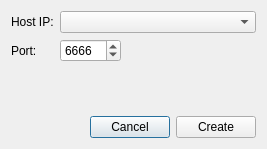
<?xml version="1.0" encoding="UTF-8"?>
<ui version="4.0">
 <class>CreateServerDialog</class>
 <widget class="QDialog" name="CreateServerDialog">
  <property name="windowModality">
   <enum>Qt::ApplicationModal</enum>
  </property>
  <property name="geometry">
   <rect>
    <x>0</x>
    <y>0</y>
    <width>267</width>
    <height>149</height>
   </rect>
  </property>
  <property name="windowTitle">
   <string>Create server</string>
  </property>
  <layout class="QVBoxLayout" name="verticalLayout">
   <item>
    <layout class="QGridLayout" name="gridLayout">
     <item row="0" column="0">
      <widget class="QLabel" name="label">
       <property name="text">
        <string>Host IP:</string>
       </property>
      </widget>
     </item>
     <item row="0" column="1" colspan="2">
      <widget class="QComboBox" name="comboBox"/>
     </item>
     <item row="1" column="0">
      <widget class="QLabel" name="label_2">
       <property name="text">
        <string>Port:</string>
       </property>
       <property name="buddy">
        <cstring>spinBox</cstring>
       </property>
      </widget>
     </item>
     <item row="1" column="1">
      <widget class="QSpinBox" name="spinBox">
       <property name="minimum">
        <number>1024</number>
       </property>
       <property name="maximum">
        <number>32767</number>
       </property>
       <property name="value">
        <number>6666</number>
       </property>
      </widget>
     </item>
     <item row="1" column="2">
      <spacer name="horizontalSpacer_2">
       <property name="orientation">
        <enum>Qt::Horizontal</enum>
       </property>
       <property name="sizeHint" stdset="0">
        <size>
         <width>40</width>
         <height>20</height>
        </size>
       </property>
      </spacer>
     </item>
    </layout>
   </item>
   <item>
    <spacer name="verticalSpacer">
     <property name="orientation">
      <enum>Qt::Vertical</enum>
     </property>
     <property name="sizeHint" stdset="0">
      <size>
       <width>20</width>
       <height>28</height>
      </size>
     </property>
    </spacer>
   </item>
   <item>
    <layout class="QHBoxLayout" name="horizontalLayout_2">
     <item>
      <spacer name="horizontalSpacer">
       <property name="orientation">
        <enum>Qt::Horizontal</enum>
       </property>
       <property name="sizeHint" stdset="0">
        <size>
         <width>40</width>
         <height>20</height>
        </size>
       </property>
      </spacer>
     </item>
     <item>
      <widget class="QPushButton" name="pushButton_cancel">
       <property name="text">
        <string>Cancel</string>
       </property>
      </widget>
     </item>
     <item>
      <widget class="QPushButton" name="pushButton_create">
       <property name="text">
        <string>Create</string>
       </property>
      </widget>
     </item>
    </layout>
   </item>
  </layout>
 </widget>
 <resources/>
 <connections/>
</ui>
